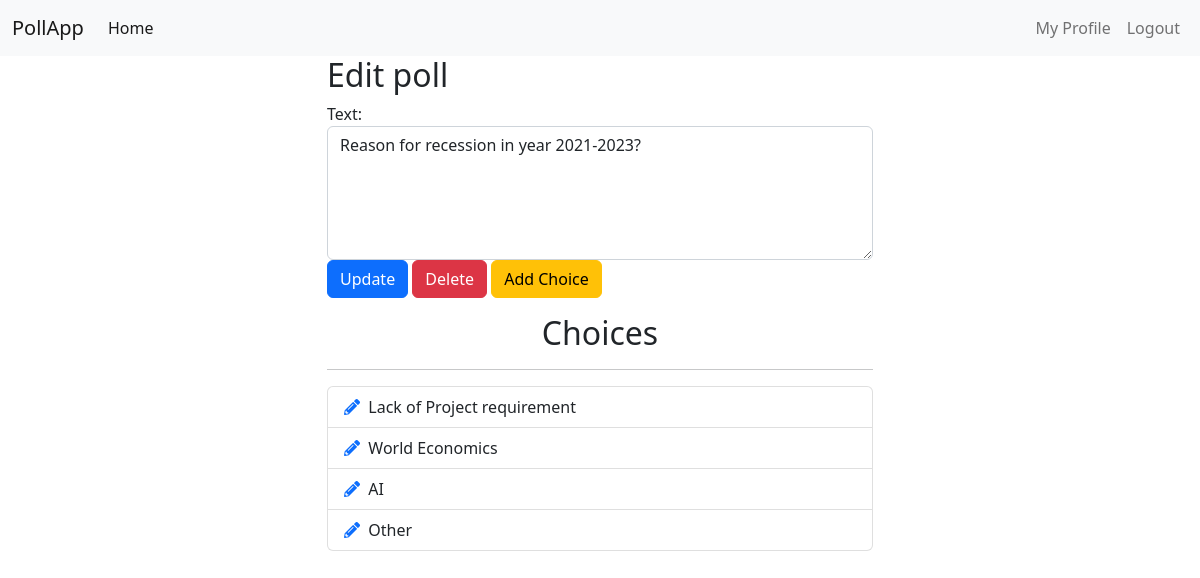
/polls/edit/2/ (signed in), run on the app's committed database.
### pollApp/models.py (models this page shows, shortened)
class Poll(models.Model):
    owner = models.ForeignKey(User, on_delete=models.CASCADE)
    text = models.TextField()
    pub_date = models.DateTimeField(default=timezone.now)
    active = models.BooleanField(default=True)

class Choice(models.Model):
    poll = models.ForeignKey(Poll, on_delete=models.CASCADE)
    choice_text = models.CharField(max_length=255)

### pollApp/views.py (the view)
# urls.py: path('edit/<int:poll_id>/', views.polls_edit, name='edit'),
@login_required
def polls_edit(request, poll_id):
    poll = get_object_or_404(Poll, pk=poll_id)
    if request.user != poll.owner:
        return redirect('account:login')
    if request.method == 'POST':
        form = EditPollForm(request.POST, instance=poll)
        if form.is_valid:
            form.save()
            messages.success(request, "Poll Updated successfully",
                             extra_tags='alert alert-success alert-dismissible fade show')
            return redirect("polls:list")
    else:
        form = EditPollForm(instance=poll)
    return render(request, "polls/poll_edit.html", {'form': form, 'poll': poll})

### pollApp/forms.py
class EditPollForm(forms.ModelForm):
    class Meta:
        model = Poll
        fields = ['text', ]
        widgets = {
            'text': forms.Textarea(attrs={'class': 'form-control', 'rows': 5, 'cols': 20}),
        }

### pollApp/templates/polls/poll_edit.html (shortened to what this page needs)
{% extends 'base.html' %}
{% block content %}
<div class="container">
    <div class="row center">
        <div class="col-md-6 offset-md-3">
            <h2>Edit poll</h2>
            <form action="" method="POST">
                {% for field in form %}
                <div class="form-group">
                    {{ field.label_tag }}
                    {{ field }}
                </div>
                {% endfor %}
                <button type="submit" class="btn btn-primary">Update</button>
                <a class="btn btn-danger" href="{% url 'polls:delete_poll' poll.id %}" role="button" onclick="return confirm('Are you sure?')">Delete</a>
                <a class="btn btn-warning" href="{% url 'polls:add_choice' poll.id %}" role="button">Add Choice</a>
            </form>
            <div class="choices">
                <h2 class="text-center mt-3">Choices</h2>
                <hr>
                <ul class="list-group">
                    {% for choice in poll.choice_set.all %}
                    <li class="list-group-item"><a href="{% url 'polls:choice_edit' choice.id %}"><i class="fas fa-pencil-alt"></i></a>&nbsp
                        {{ choice.choice_text }}</li>
                    {% endfor %}
                </ul>
            </div>
        </div>
    </div>
</div>
{% endblock %}

### data on the page
Poll: form "Reason for recession in year 2021-2023?"
Choice: choice_text "Lack of Project requirement"
Choice: choice_text "World Economics"
Choice: choice_text "AI"
Choice: choice_text "Other"

### other printed values
{{ field.label_tag }} "Text:"
